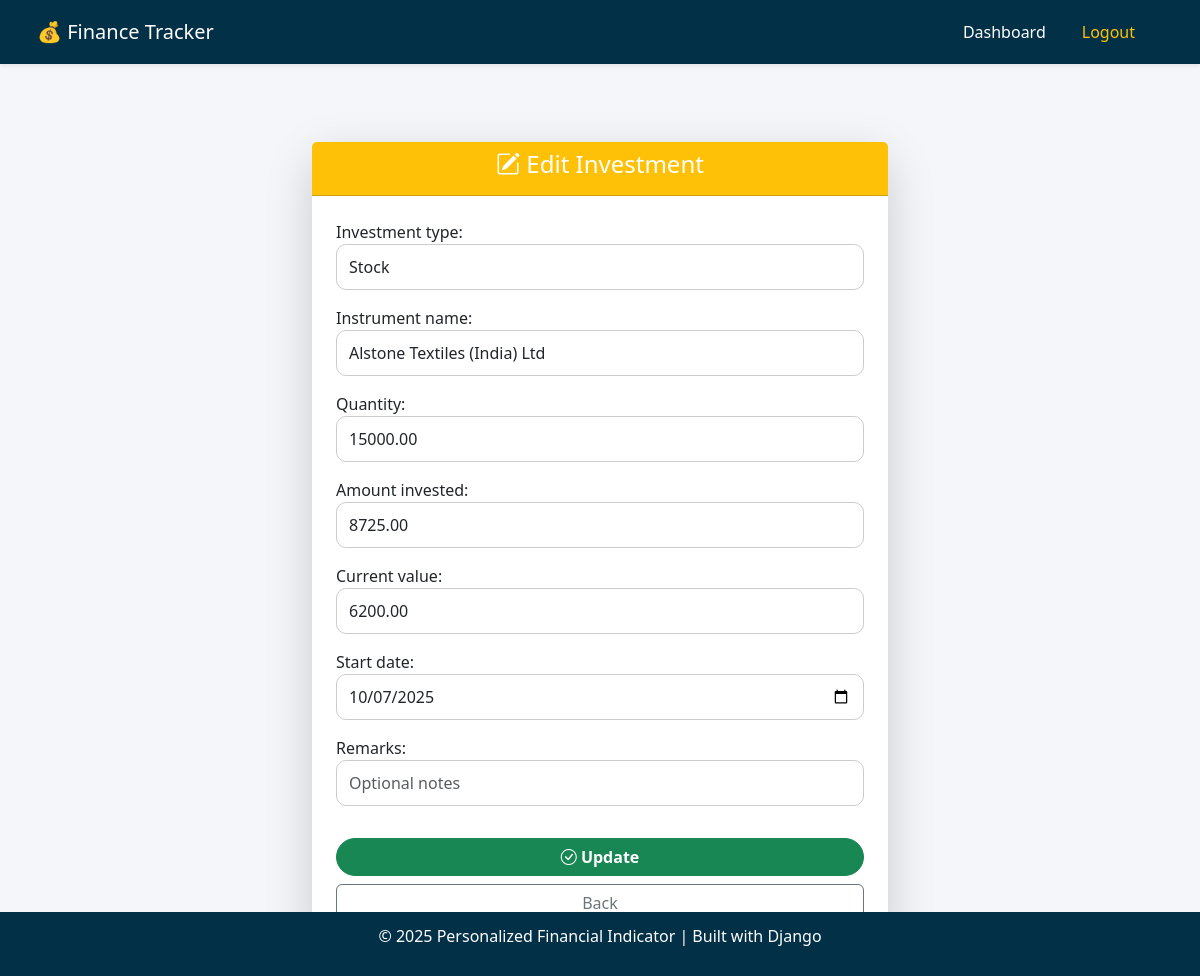
Page /investments/1/edit/ (signed in) on the committed database.
### authentication/models.py (models this page shows, shortened)
class Investment(models.Model):
    INVESTMENT_TYPES = [
        ('MF', 'Mutual Fund'),
        ('STOCK', 'Stock'),
        ('FD', 'Fixed Deposit'),
        ('RD', 'Recurring Deposit'),
        ('GOLD', 'Gold'),
        ('CRYPTO', 'Crypto'),
        ('BOND', 'Bond'),
        ('OTHERS', 'Others'),
    ]
    user = models.ForeignKey(User, on_delete=models.CASCADE)
    investment_type = models.CharField(max_length=20, choices=INVESTMENT_TYPES)
    instrument_name = models.CharField(max_length=100)
    quantity = models.DecimalField(max_digits=10, decimal_places=2, blank=True, null=True, help_text="Number of shares/units (for stocks/MF)")
    amount_invested = models.DecimalField(max_digits=12, decimal_places=2)
    current_value = models.DecimalField(max_digits=12, decimal_places=2)
    start_date = models.DateField()
    remarks = models.CharField(max_length=255, blank=True)
    last_updated = models.DateTimeField(auto_now=True)

### authentication/views.py (the view)
# urls.py: path('investments/<int:pk>/edit/', views.investment_edit, name='edit_investment'),
@login_required
def investment_edit(request, pk):
    invest = get_object_or_404(Investment, pk=pk, user=request.user)
    if request.method == "POST":
        form = InvestmentForm(request.POST, instance=invest)
        if form.is_valid():
            form.save()
            messages.success(request, "Investment updated successfully.")
            return redirect('dashboard')
    else:
        form = InvestmentForm(instance=invest)
    return render(request, 'authentication/edit_investment.html', {'form': form})

### authentication/forms.py
class InvestmentForm(forms.ModelForm):
    class Meta:
        model = Investment
        fields = ['investment_type', 'instrument_name', 'quantity', 'amount_invested', 'current_value', 'start_date', 'remarks']
        widgets = {
            'investment_type': forms.Select(attrs={'class': 'form-control'}),
            'instrument_name': forms.TextInput(attrs={'class': 'form-control', 'placeholder': 'Name of Fund/Stock/...'}),
            'quantity': forms.NumberInput(attrs={'class': 'form-control', 'placeholder': 'Number of shares/units (optional)'}),
            'amount_invested': forms.NumberInput(attrs={'class': 'form-control', 'placeholder': 'Amount Invested'}),
            'current_value': forms.NumberInput(attrs={'class': 'form-control', 'placeholder': 'Current Value'}),
            'start_date': forms.DateInput(attrs={'class': 'form-control', 'type': 'date'}),
            'remarks': forms.TextInput(attrs={'class': 'form-control', 'placeholder': 'Optional notes'}),
        }

### authentication/templates/authentication/edit_investment.html (shortened to what this page needs)
{% extends 'base.html' %}
{% load static %}
{% block content %}
<link href="https://cdn.jsdelivr.net/npm/bootstrap-icons@1.11.1/font/bootstrap-icons.css" rel="stylesheet">
<div class="container mt-5" style="max-width: 600px;">
  <div class="card shadow-lg border-0">
    <div class="card-header bg-warning text-white text-center">
      <h4><i class="bi bi-pencil-square"></i> Edit Investment</h4>
    </div>
    <div class="card-body p-4">
      <form method="POST">{% csrf_token %}
        {% for field in form %}
          <div class="mb-3">
            {{ field.label_tag }} {{ field }}
          </div>
        {% endfor %}
        <button type="submit" class="btn btn-success w-100 mt-3">
          <i class="bi bi-check-circle"></i> Update
        </button>
        <a href="{% url 'investment_list' %}" class="btn btn-outline-secondary w-100 mt-2">Back</a>
      </form>
    </div>
  </div>
</div>
{% endblock %}

### authentication/templates/base.html (style rules this page uses)
body { background-color: #f5f6fa; }

### authentication/templates/authentication/edit_investment.html (style rules this page uses)
.card { border-radius: 16px; }
input, select, textarea { border-radius: 10px !important; padding: 10px 12px !important; box-shadow: none !important; border: 1px solid #ccc !important; }
button.btn { border-radius: 40px; font-weight: 600; }

### rows in the picture
Investment: form "Stock" "Alstone Textiles (India) Ltd" "15000.00" "8725.00" "6200.00" "10/07/2025"

### other values in the picture
{{ field.label_tag }} "Investment type:" "Instrument name:" "Quantity:" "Amount invested:" "Current value:" "Start date:" "Remarks:"
